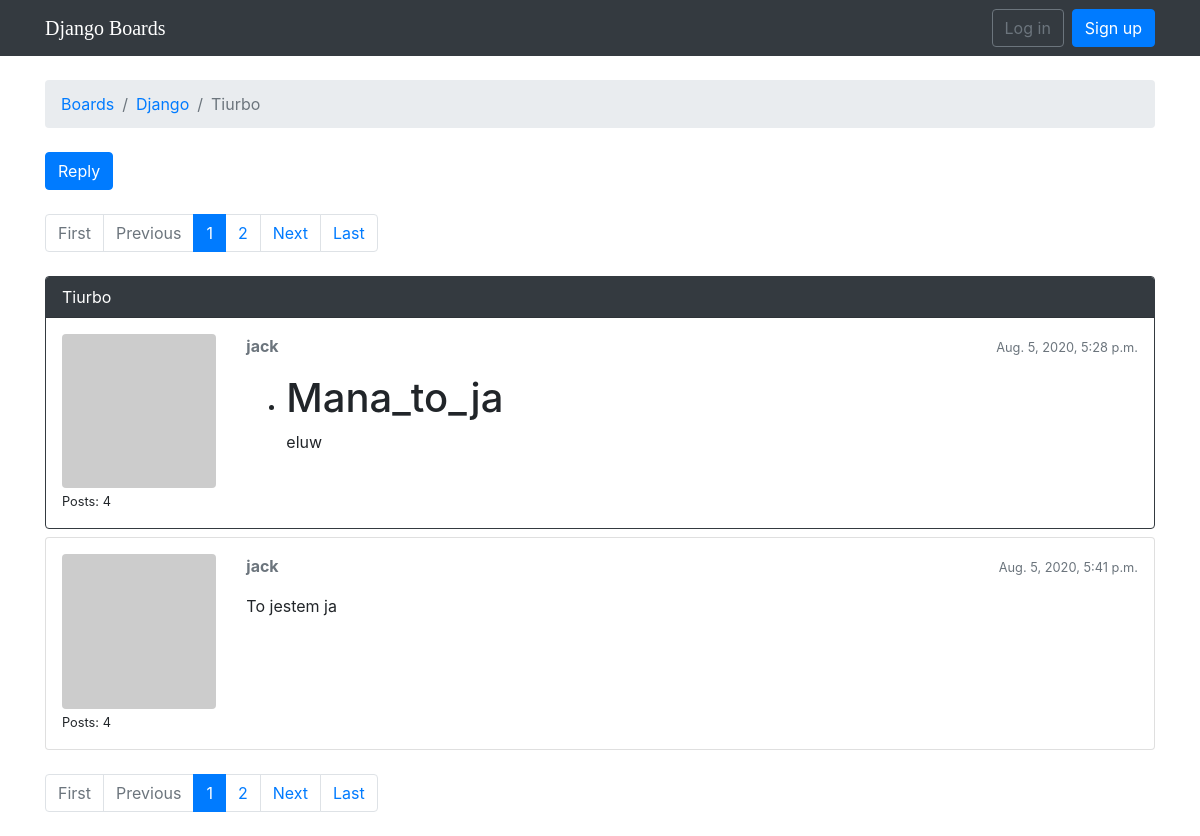
/boards/1/topics/106/, run on the app's committed database.
### boards/models.py (models this page shows, shortened)
class Topic(models.Model):
    subject = models.CharField(max_length=255)
    last_updated = models.DateTimeField(auto_now_add=True)
    board = models.ForeignKey(Board, related_name='topics', on_delete=models.CASCADE)
    starter = models.ForeignKey(User, related_name='topics', on_delete=models.CASCADE)
    views = models.PositiveIntegerField(default=0)

class Board(models.Model):
    name = models.CharField(max_length=30, unique=True)
    description = models.CharField(max_length=100)

class Post(models.Model):
    message = models.TextField(max_length=4000)
    topic = models.ForeignKey(Topic, related_name='posts', on_delete=models.CASCADE)
    created_at = models.DateTimeField(auto_now_add=True)
    updated_at = models.DateTimeField(null=True)
    created_by = models.ForeignKey(User, related_name='posts', on_delete=models.CASCADE)
    updated_by = models.ForeignKey(User, null=True, related_name='+', on_delete=models.CASCADE)
    def get_message_as_markdown(self):
        return mark_safe(markdown(self.message, safe_mode='escape'))

### boards/views.py (the view)
# urls.py: path('boards/<int:pk>/topics/<int:topic_pk>/', views.PostListView.as_view(), name='topic_posts'),
class PostListView(ListView):
    model = Post
    context_object_name = 'posts'
    template_name = 'topic_posts.html'
    paginate_by = 2
    def get_context_data(self, **kwargs):
        session_key = 'viewed_topic_{}'.format(self.topic.pk)
        if not self.request.session.get(session_key, False):
            self.topic.views += 1
            self.topic.save()
            self.request.session[session_key] = True
        kwargs['topic'] = self.topic
        return super().get_context_data(**kwargs)
    def get_queryset(self):
        self.topic = get_object_or_404(Topic, board__pk=self.kwargs.get('pk'), pk=self.kwargs.get('topic_pk'))
        queryset = self.topic.posts.order_by('created_at')
        return queryset

### boards/templatetags/gravatar.py (called while the page is built)
@register.filter
def gravatar(user):
    email = user.email.lower().encode('utf-8')
    default = 'mm'
    size = 256
    url = 'https://www.gravatar.com/avatar/{md5}?{params}'.format(
        md5=hashlib.md5(email).hexdigest(),
        params=urlencode({'d': default, 's': str(size)})
    )
    return url

### templates/topic_posts.html (shortened to what this page needs)
{% extends 'base.html' %}
{% load gravatar %}
{% load static %}
{% block breadcrumb %}
  <li class="breadcrumb-item"><a href="{% url 'home' %}">Boards</a></li>
  <li class="breadcrumb-item"><a href="{% url 'board_topics' topic.board.pk %}">{{ topic.board.name }}</a></li>
  <li class="breadcrumb-item active">{{ topic.subject }}</li>
{% endblock %}
{% block content %}
  <div class="mb-4">
    <a href="{% url 'reply_topic' topic.board.pk topic.pk %}" class="btn btn-primary" role="button">Reply</a>
  </div>
{% include 'includes/pagination.html' %}
  {% for post in posts %}
    <div id="{{ post.pk }}" class="card {% if forloop.last %}mb-4{% else %}mb-2{% endif %} {% if forloop.first %}border-dark{% endif %}">
      {% if forloop.first %}
        <div class="card-header text-white bg-dark py-2 px-3">{{ topic.subject }}</div>
      {% endif %}
      <div class="card-body p-3">
        <div class="row">
          <div class="col-2">
            <img src="{{ post.created_by|gravatar }}" alt="{{ post.created_by.username }}" class="w-100 rounded">
            <small>Posts: {{ post.created_by.posts.count }}</small>
          </div>
          <div class="col-10">
            <div class="row mb-3">
              <div class="col-6">
                <strong class="text-muted">{{ post.created_by.username }}</strong>
              </div>
              <div class="col-6 text-right">
                <small class="text-muted">{{ post.created_at }}</small>
              </div>
            </div>
            {{ post.get_message_as_markdown }}
          </div>
        </div>
      </div>
    </div>
  {% endfor %}
  {% include 'includes/pagination.html' %}
{% endblock %}

### data on the page
Topic: board.name "Django", subject "Tiurbo"
Post: created_by.posts.count "4", created_by.username "jack", created_at "Aug. 5, 2020, 5:28 p.m.", get_message_as_markdown "Mana_to_ja eluw"
Post: created_by.posts.count "4", created_by.username "jack", created_at "Aug. 5, 2020, 5:41 p.m.", get_message_as_markdown "To jestem ja"

### other printed values
{{ page_num }} "1" "1"
{{ page_num }} "2" "2"
